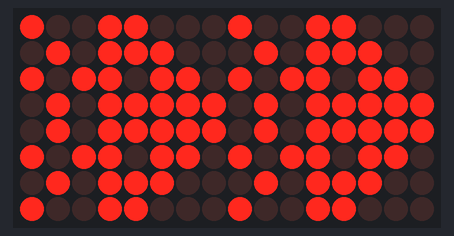
A sketch run on a simulated Arduino Uno, built with avr-gcc and run on an emulated ATmega328P. Shown: 16×8 LED matrix.

Above: at 0.1 s.

The sketch:

matrix_glyphs.ino
```cpp
#include "LedControl.h"

/*
  LedControl( data_pin, clock_pin, select_device_pin, number_of_devices )
  a device is an 8 x 8 display controlled by a Max7219 chip
  typically they are chained together in up to 8 devices
*/

LedControl lc = LedControl( 3, 4, 2, 2);

boolean pix_on = true;

unsigned long delaytime = 2000;

byte sprites[4][8] = {
  {0x42, 0x81, 0x5A, 0xFF, 0xDB, 0x7E, 0x3c, 0x18}, // squid A
  {0xA5, 0x5A, 0x24, 0xFF, 0xDB, 0x7E, 0x3c, 0x18}, // squid B
  {0x18, 0xA5, 0xFF, 0xFF, 0xDB, 0x7E, 0x24, 0x42}, // happy A
  {0x42, 0x24, 0x7E, 0xFF, 0xDB, 0xFF, 0xA5, 0x42}  // happy B
};

void show_sprite(int address, byte sprite[8]) {
  for (byte row = 0; row < 8; row++) {
    lc.setColumn(address, row, sprite[row]);
  }
}


void setup() {
  int devices = lc.getDeviceCount();
  // init all devices
  for (int address = 0; address < devices; address++) {
    /*The MAX72XX is in power-saving mode on startup*/
    lc.shutdown(address, false);
    /* Set the brightness 0 - 15 */
    lc.setIntensity(address, 1);
    /* and clear the display */
    lc.clearDisplay(address);
    show_sprite(address, sprites[1]);
  }
}

void loop() {}

/*
  //read the number cascaded devices
  int devices = lc.getDeviceCount();

  show_sprite(1, sprites[1]);

  for (int count = 0; count < 2; count++) {
    show_sprite(count % 2, sprites[count]);

    // lc.setLed(address, row, col, pix_on);
    delay(delaytime);


  }
}
*/
```
